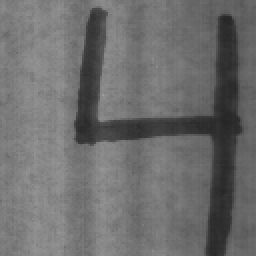
%> input picture TSBB08_lab4/nuf4a.tif, 128 x 128 px (shown 2 times larger)
$ octave nuf4a.m   (GNU Octave 9; MATLAB toolbox functions it lacks are replaced by stand-ins)
%> lines starting %> are read from the running program, lines starting %| are printed output that depends on the picture; in (x1, y1, x2, y2) boxes, pixels count from 0 and x2, y2 are one past the last pixel; in counts of white or black regions, pixels touching at a corner belong together; the program's own positions count from 1
### TSBB08_lab4/mid_way.m
function outT = mid_way(histo, startT)
% Calculates a threshold value from a histogram using the mid-way method.
%
% histo: A 1D array histogram.
% The histogram bins must correspond to gray value 0, 1, 2,...
% startT: start threshold
% outT: the calculated threshold (integer)
%
% Programmed by Maria Magnusson 2018-08

num = length(histo);
t0 = floor(startT);
t1 = t0+2;

% Calculate the threshold
%------------------------
while abs(t0-t1) > 0.5

  t0 = t1;

  % Calculate mean for the lower part of the histogram
  %---------------------------------------------------
  lowersum1 = sum(histo(1:t0+1).*[0:t0]);
  lowersum2 = sum(histo(1:t0+1));
  if lowersum2 ~= 0
    mean0 = lowersum1/lowersum2;
  else
    error('Cannot calculate new threshold');
  end;

  % Calculate mean for the upper part of the histogram
  %---------------------------------------------------
  uppersum1 = sum(histo(t0+2:num).*[t0+1:num-1]);
  uppersum2 = sum(histo(t0+2:num));
  if uppersum2 ~= 0
    mean1 = uppersum1/uppersum2;
  else
    error('Cannot calculate new threshold');
  end;

  % Calculate new threshold
  %------------------------
  t1 = floor((mean0+mean1)/2);

end;

outT = t1;

### 4_Threshholding_OCR/least_error.m
function outT = least_error(histo, startT)
    % Calculates a threshold value from a histogram using the least-error method.
    %
    % histo: A 1D array histogram.
    % The histogram bins must correspond to gray value 0, 1, 2,...
    % startT: start threshold
    % outT: the calculated threshold (integer)
    num = length(histo);
    t0 = floor(startT);
    t1 = t0+2;

    % Calculate the threshold
    %------------------------
    while abs(t0-t1) > 0.5
    t0 = t1;

    % Calculate mean for the lower part of the histogram
    %---------------------------------------------------
    lowersum1 = sum(histo(1:t0+1).*[0:t0]);
    lowersum2 = sum(histo(1:t0+1));
    if lowersum2 ~= 0
        mean0 = lowersum1/lowersum2;
    else
        error('Cannot calculate new threshold');
    end

    % Calculate mean for the upper part of the histogram
    %---------------------------------------------------
    uppersum1 = sum(histo(t0+2:num).*[t0+1:num-1]);
    uppersum2 = sum(histo(t0+2:num));
    if uppersum2 ~= 0
        mean1 = uppersum1/uppersum2;
    else
        error('Cannot calculate new threshold');
    end

    % Calculate total probability for the lower part of the histogram
    %---------------------------------------------------
    lowersum1 = sum(histo(1:t0+1));
    lowersum2 = sum(histo(1:num));
    if lowersum2 ~= 0
        p0 = lowersum1/lowersum2;
    else
        error('Cannot calculate total probability')
    end

    % Calculate total probability for the upper part of the histogram
    %---------------------------------------------------
    uppersum1 = sum(histo(t0+2:num));
    uppersum2 = sum(histo(1:num));
    if uppersum2 ~= 0
        p1 = uppersum1/uppersum2;
    else
        error('Cannot calculate total probability')
    end

    % Calculate variance for the lower part of the histogram
    %---------------------------------------------------
    lowersum1 = sum(histo(1:t0+1).*([0:t0]-mean0).^2);
    lowersum2 = sum(histo(1:t0+1));
    if lowersum2 ~= 0
        s0 = lowersum1/lowersum2;
    else
        error('Cannot calculate variance')
    end

    % Calculate variance for the upper part of the histogram
    %---------------------------------------------------
    uppersum1 = sum(histo(t0+2:num).*([t0+1:num-1]-mean1).^2);
    uppersum2 = sum(histo(t0+2:num));
    if uppersum2 ~= 0
        s1 = uppersum1/uppersum2;
    else
        error('Cannot calculate variance')
    end

    % Calculate new threshold
    %------------------------
    a = (s0*s1)/(s1-s0);
    b = 2*(-(mean0/s0)+(mean1/s1));
    c = -2*log(p0/p1)+log(s0/s1)+(mean0^2/s0)-(mean1^2/s1);
    t1 = floor((roots([1 a*b a*c])));

    if t1(1) > mean0 && t1(1) < mean1
        t1 = t1(1);
    else
        t1 = t1(2);
    end
end
outT = t1;

### TSBB08_lab4/nuf4a.m
im = imread('nuf4a.tif');
%> im is the input picture: size 128x128 uint8; min 38, max 157, mean 109.5
histo = hist(im(:),[0:255]);
%> histo = 256 values, max 684 at index 126, min 0 at index 1, mean 64
T = mean(mean(im))
%> T = 109.5

Tmid = mid_way(histo, T)
%> in mid_way, `t0 = floor(startT);`: t0 = 109
%> in mid_way, `t1 = t0+2;`: t1 = 111
%> the loop in mid_way, `while abs(t0-t1) > 0.5` made 7 passes
%> (t0, lowersum1, lowersum2, mean0, uppersum1, uppersum2, mean1, t1) on passes 1 to 7: (111, 548094, 6525, 84, 1245284, 9859, 126.3, 105), (105, 384195, 5008, 76.72, 1409183, 11376, 123.9, 100), (100, 274617, 3946, 69.59, 1518761, 12438, 122.1, 95), (95, 189238, 3077, 61.5, 1604140, 13307, 120.5, 91), (91, 165705, 2824, 58.68, 1627673, 13560, 120, 89), (89, 158750, 2747, 57.79, 1634628, 13637, 119.9, 88), (88, 157504, 2733, 57.63, 1635874, 13651, 119.8, 88)
%> in mid_way, `outT = t1;`: outT = 88
%> Tmid = 88
%Tmid = 52
imTmid = im<=Tmid;
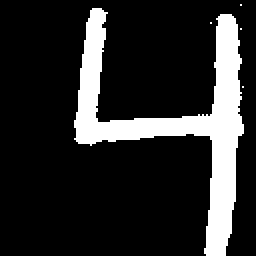
%> imTmid: size 128x128 logical (shown 2 times larger); 16.7% white; 5 white regions (4 under 20 px), largest, box (x1, y1, x2, y2) and area: (37, 4, 122, 128) 2729

Tmid2 = least_error(histo, T)
%> in least_error, `t0 = floor(startT);`: t0 = 109
%> in least_error, `t1 = t0+2;`: t1 = 111
%> the loop in least_error, `while abs(t0-t1) > 0.5` made 12 passes
%> (t0, mean0, mean1, p0) on passes 1 to 11: (111, 84, 126.3, 0.398), (109, 83.49, 126.1, 0.391), (108, 81, 125.2, 0.356), (106, 78.63, 124.4, 0.327), (103, 73.61, 123, 0.275), (99, 67.36, 121.6, 0.224), (94, 61.15, 120.5, 0.186), (88, 57.63, 119.8, 0.167), (83, 56.36, 119.5, 0.16), (80, 55.73, 119.4, 0.156), (79, 55.55, 119.3, 0.155)
%> in least_error, `outT = t1;`: outT = 78
%> Tmid2 = 78
imTmid2 = im<=Tmid2;
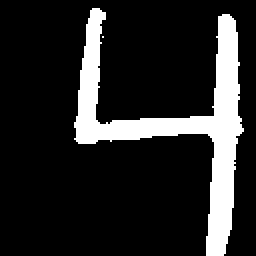
%> imTmid2: size 128x128 logical (shown 2 times larger); 15.4% white; 2 white regions (1 under 20 px), largest, box (x1, y1, x2, y2) and area: (37, 4, 122, 128) 2524

figure(1)
colormap(gray(256))
subplot(2,2,1), imagesc(im, [0 255]);
axis image; colorbar
title('original image');
subplot(2,2,2), plot(0:255, histo, '.-r');
axis tight; grid
title('histogram');
subplot(2,2,3), imagesc(imTmid, [0 1]);
axis image; colorbar
title('mid-way thresholded image');
subplot(2,2,4), imagesc(imTmid2, [0 1]);
axis image; colorbar
title('least-error thresholded image');
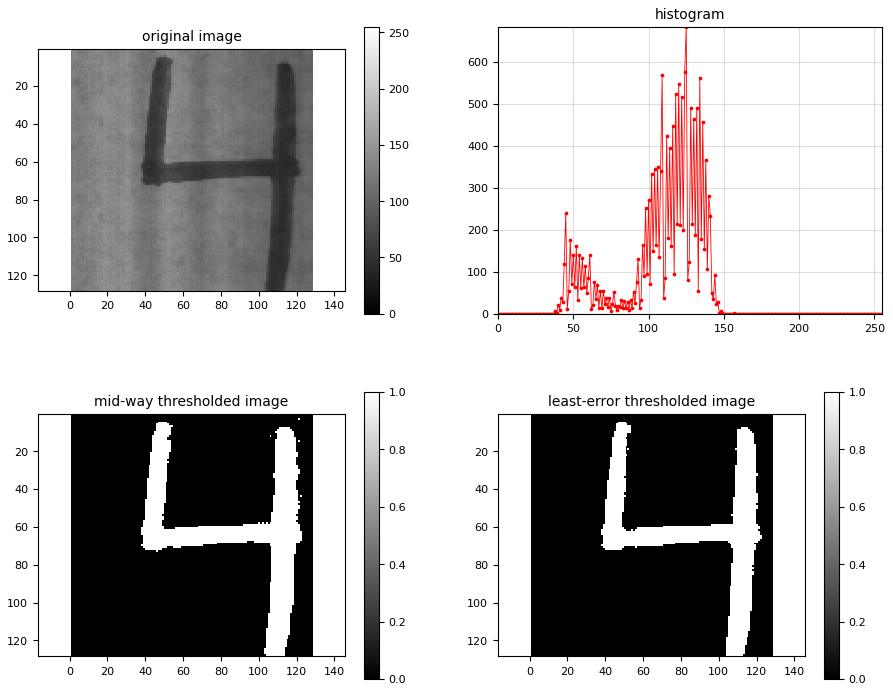
%> figure redrawn from the program's plot data, 4 panels

$ run again, with TSBB08_lab4/nuf2a.tif copied over TSBB08_lab4/nuf4a.tif
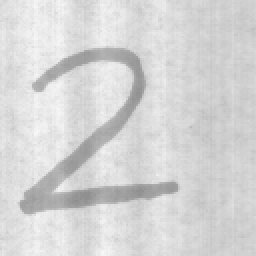
%> input picture TSBB08_lab4/nuf2a.tif, 128 x 128 px (shown 2 times larger)
%> im is the input picture: size 128x128 uint8; min 142, max 248, mean 213
%> histo = 256 values, max 1091 at index 210, min 0 at index 1, mean 64
%> T = 213
%> in mid_way, `t0 = floor(startT);`: t0 = 212
%> in mid_way, `t1 = t0+2;`: t1 = 214
%> the loop in mid_way, `while abs(t0-t1) > 0.5` made 10 passes
%> (t0, lowersum1, lowersum2, mean0, uppersum1, uppersum2, mean1, t1) on passes 1 to 8: (214, 1560094, 7828, 199.3, 1929177, 8556, 225.5, 212), (212, 1346654, 6829, 197.2, 2142617, 9555, 224.2, 210), (210, 1149709, 5899, 194.9, 2339562, 10485, 223.1, 209), (209, 1137529, 5841, 194.7, 2351742, 10543, 223.1, 208), (208, 909510, 4750, 191.5, 2579761, 11634, 221.7, 206), (206, 695310, 3719, 187, 2793961, 12665, 220.6, 203), (203, 435427, 2452, 177.6, 3053844, 13932, 219.2, 198), (198, 304663, 1803, 169, 3184608, 14581, 218.4, 193)
%> in mid_way, `outT = t1;`: outT = 192
%> `imTmid = im<=Tmid;`:
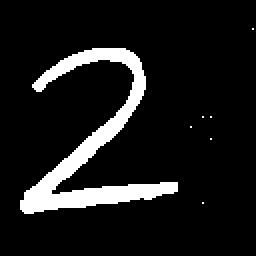
%> imTmid: size 128x128 logical (shown 2 times larger); 10% white; 7 white regions (6 under 20 px), largest, box (x1, y1, x2, y2) and area: (10, 24, 89, 107) 1635
%> in least_error, `t0 = floor(startT);`: t0 = 212
%> in least_error, `t1 = t0+2;`: t1 = 214
%> the loop in least_error, `while abs(t0-t1) > 0.5` made 10 passes
%> (t0, mean0, mean1, p0) on passes 1 to 7: (214, 199.3, 225.5, 0.478), (213, 198, 224.7, 0.438), (212, 197.2, 224.2, 0.417), (211, 195.5, 223.4, 0.373), (209, 194.7, 223.1, 0.357), (208, 191.5, 221.7, 0.29), (204, 181.7, 219.7, 0.177)
%> in least_error, `outT = t1;`: outT = 186
%> imTmid2: size 128x128 logical; 9.7% white; 1 white region, box (x1, y1, x2, y2) and area: (10, 24, 89, 107) 1586
%> `title('least-error thresholded image');`:
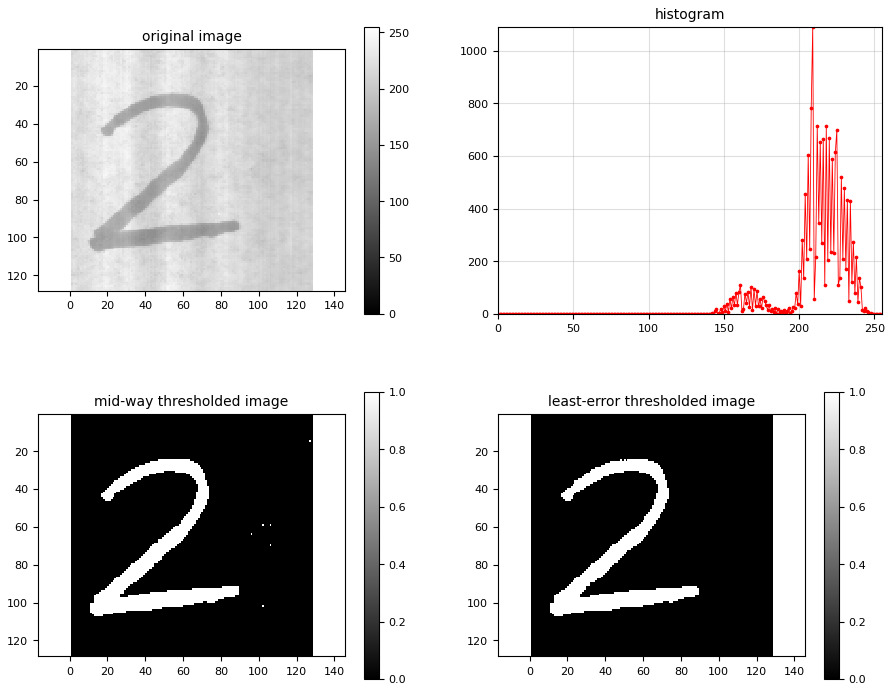
%> figure redrawn from the program's plot data, 4 panels

$ run again, with TSBB08_lab4/nuf8a.tif copied over TSBB08_lab4/nuf4a.tif
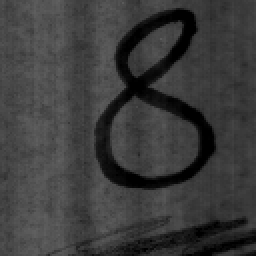
%> input picture TSBB08_lab4/nuf8a.tif, 128 x 128 px (shown 2 times larger)
%> im is the input picture: size 128x128 uint8; min 0, max 98, mean 59.9
%> histo = 256 values, max 1001 at index 60, min 0 at index 98, mean 64
%> T = 59.9
%> in mid_way, `t0 = floor(startT);`: t0 = 59
%> in mid_way, `t1 = t0+2;`: t1 = 61
%> the loop in mid_way, `while abs(t0-t1) > 0.5` made 5 passes
%> (t0, lowersum1, lowersum2, mean0, uppersum1, uppersum2, mean1, t1) on passes 1 to 5: (61, 275640, 6856, 40.2, 705729, 9528, 74.07, 57), (57, 163515, 4951, 33.03, 817854, 11433, 71.53, 52), (52, 81074, 3457, 23.45, 900295, 12927, 69.64, 46), (46, 48501, 2807, 17.28, 932868, 13577, 68.71, 42), (42, 41290, 2645, 15.61, 940079, 13739, 68.42, 42)
%> in mid_way, `outT = t1;`: outT = 42
%> `imTmid = im<=Tmid;`:
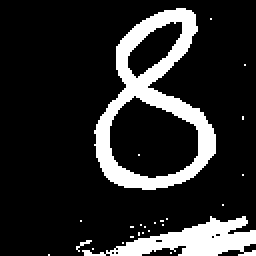
%> imTmid: size 128x128 logical (shown 2 times larger); 16.1% white; 25 white regions (23 under 20 px), largest, box (x1, y1, x2, y2) and area: (47, 4, 108, 95) 1793, (41, 108, 128, 128) 811
%> in least_error, `t0 = floor(startT);`: t0 = 59
%> in least_error, `t1 = t0+2;`: t1 = 61
%> the loop in least_error, `while abs(t0-t1) > 0.5` made 9 passes
%> (t0, mean0, mean1, p0) on passes 1 to 7: (61, 40.2, 74.07, 0.418), (59, 39.49, 73.76, 0.404), (58, 36.02, 72.38, 0.343), (54, 27.73, 70.37, 0.246), (48, 18.88, 68.95, 0.181), (42, 15.61, 68.42, 0.161), (39, 14.5, 68.2, 0.155)
%> in least_error, `outT = t1;`: outT = 36
%> imTmid2: size 128x128 logical; 15% white; 10 white regions (8 under 20 px), largest, box (x1, y1, x2, y2) and area: (48, 4, 108, 95) 1732, (55, 109, 128, 128) 685
%> `title('least-error thresholded image');`:
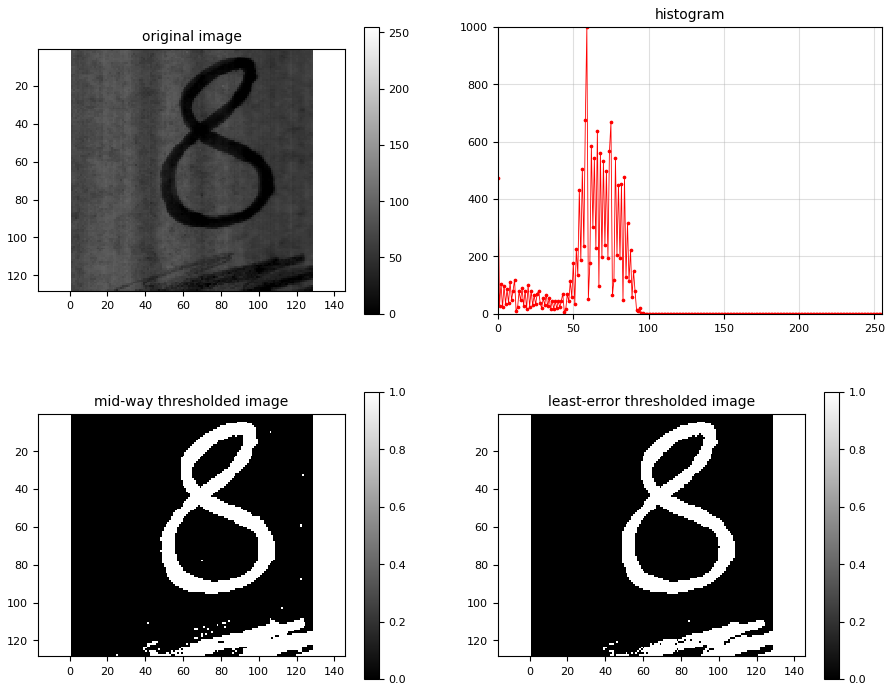
%> figure redrawn from the program's plot data, 4 panels
